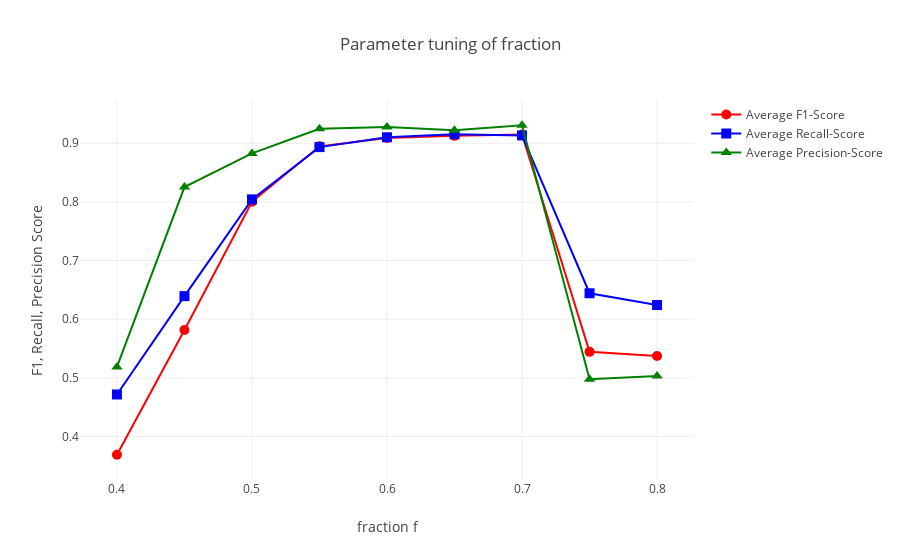

This figure's notebook cell:
### Code cell
frac = [0.8, 0.75, 0.7, 0.65, 0.6, 0.55, 0.5, 0.45, 0.4]
frac = sorted(frac)
# Create traces
trace0 = go.Scatter(
    x = frac,
    y = avg_f1_cc,
    mode = 'lines+markers',
    marker = dict(
        symbol = 'circle',
        size = 10,
        color = 'red',
    ),
    name = 'Average F1-Score'
)

trace1 = go.Scatter(
    x = frac,
    y = avg_recall_cc,
    mode = 'lines+markers',
    marker = dict(
        symbol = 'square',
        size = 10,
        color = 'blue',
    ),
    name = 'Average Recall-Score'
)

trace2 = go.Scatter(
    x = frac,
    y = avg_precision_cc,
    mode = 'lines+markers',
    marker = dict(
        symbol = 'triangle-up',
        size = 10,
        color = 'green',
    ),
    name = 'Average Precision-Score'
)

layout = go.Layout(
    title='Parameter tuning of fraction',
    xaxis=dict(
        title='fraction f',
    ),
    yaxis=dict(
        title='F1, Recall, Precision Score',
    )
)
data =  go.Figure(data=[trace0, trace1, trace2], layout=layout)

iplot(data, filename='oscope_fraction')

### Figure 1 — Plotly figure (JSON) as saved in the notebook; plotly's stock layout.template omitted (floating-point values rounded to 4 significant figures)
{"data": [{"marker": {"color": "red", "size": 10, "symbol": "circle"}, "mode": "lines+markers", "name": "Average F1-Score", "type": "scatter", "x": [0.4, 0.45, 0.5, 0.55, 0.6, 0.65, 0.7, 0.75, 0.8], "y": [0.3687, 0.5814, 0.8001, 0.8947, 0.909, 0.9126, 0.9149, 0.5442, 0.5371]}, {"marker": {"color": "blue", "size": 10, "symbol": "square"}, "mode": "lines+markers", "name": "Average Recall-Score", "type": "scatter", "x": [0.4, 0.45, 0.5, 0.55, 0.6, 0.65, 0.7, 0.75, 0.8], "y": [0.4715, 0.6393, 0.8043, 0.8934, 0.9102, 0.9155, 0.9133, 0.6442, 0.624]}, {"marker": {"color": "green", "size": 10, "symbol": "triangle-up"}, "mode": "lines+markers", "name": "Average Precision-Score", "type": "scatter", "x": [0.4, 0.45, 0.5, 0.55, 0.6, 0.65, 0.7, 0.75, 0.8], "y": [0.5186, 0.8253, 0.8826, 0.9248, 0.9275, 0.9222, 0.9307, 0.4977, 0.5031]}], "layout": {"title": "Parameter tuning of fraction", "xaxis": {"title": "fraction f"}, "yaxis": {"title": "F1, Recall, Precision Score"}}}
